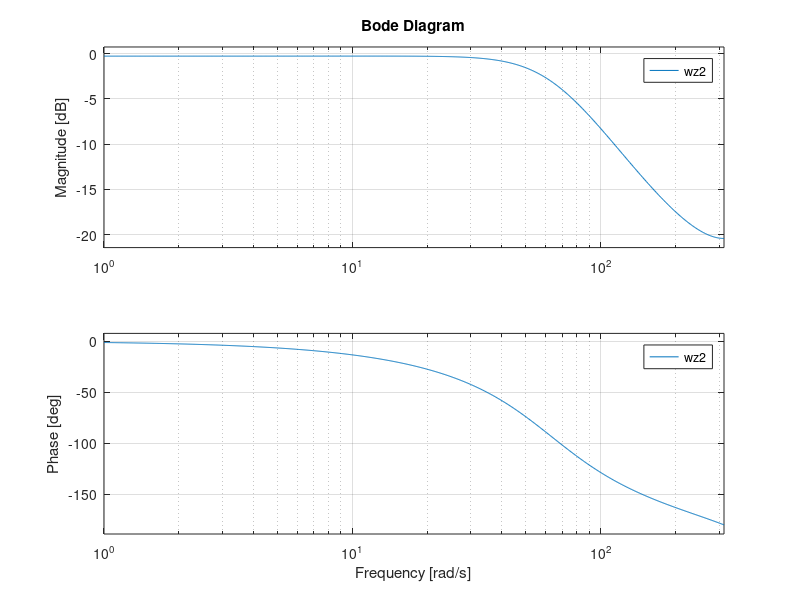

Source code (MATLAB):
pkg load control
pkg load signal

Fc = 10;
Tb = 1 / (2 * pi * Fc);
Td = 0.010;
Fd = 1 / Td;

b2 = [1];
a2 = [Tb^2 sqrt(2)*Tb 1];
w2 = tf(b2, a2)
 
[bz2, az2] = impinvar(b2, a2, Fd)
wz2 = filt(bz2, az2, Td)
maz2 = az2(1);
bzc2 = 1.0 * bz2 / maz2;
azc2 = az2 / maz2;
 
bode(wz2);